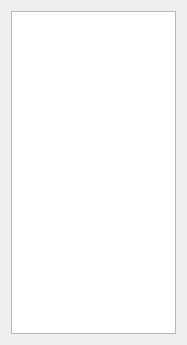
<?xml version="1.0" encoding="UTF-8"?>
<ui version="4.0">
 <class>OrderDialog</class>
 <widget class="QDialog" name="OrderDialog">
  <property name="windowModality">
   <enum>Qt::NonModal</enum>
  </property>
  <property name="geometry">
   <rect>
    <x>0</x>
    <y>0</y>
    <width>187</width>
    <height>345</height>
   </rect>
  </property>
  <property name="contextMenuPolicy">
   <enum>Qt::NoContextMenu</enum>
  </property>
  <property name="windowTitle">
   <string>Order</string>
  </property>
  <property name="modal">
   <bool>false</bool>
  </property>
  <layout class="QHBoxLayout" name="horizontalLayout">
   <item>
    <widget class="QListWidget" name="nameList">
     <property name="contextMenuPolicy">
      <enum>Qt::NoContextMenu</enum>
     </property>
     <property name="showDropIndicator" stdset="0">
      <bool>false</bool>
     </property>
     <property name="dragDropMode">
      <enum>QAbstractItemView::InternalMove</enum>
     </property>
     <property name="selectionMode">
      <enum>QAbstractItemView::SingleSelection</enum>
     </property>
     <property name="selectionBehavior">
      <enum>QAbstractItemView::SelectRows</enum>
     </property>
    </widget>
   </item>
  </layout>
 </widget>
 <layoutdefault spacing="6" margin="11"/>
 <resources/>
 <connections/>
</ui>
